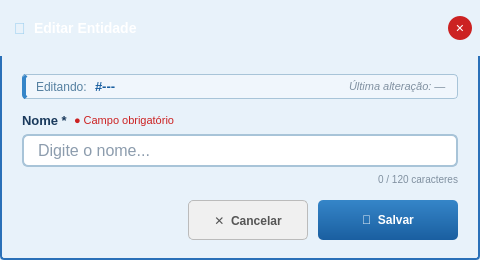
<?xml version="1.0" encoding="UTF-8"?>
<ui version="4.0">
 <class>ModalEntidade</class>
 <widget class="QDialog" name="ModalEntidade">
  <property name="geometry">
   <rect>
    <x>0</x>
    <y>0</y>
    <width>480</width>
    <height>260</height>
   </rect>
  </property>
  <property name="windowTitle">
   <string>Nova Entidade</string>
  </property>
  <property name="styleSheet">
   <string notr="true">QDialog { background-color: #e8f2fa; font-family: Arial; }</string>
  </property>
  <property name="modal">
   <bool>true</bool>
  </property>
  <layout class="QVBoxLayout" name="mainVLayout">
   <property name="spacing">
    <number>0</number>
   </property>
   <property name="leftMargin">
    <number>0</number>
   </property>
   <property name="topMargin">
    <number>0</number>
   </property>
   <property name="rightMargin">
    <number>0</number>
   </property>
   <property name="bottomMargin">
    <number>0</number>
   </property>
   <item>
    <widget class="QFrame" name="frameTitleBar">
     <property name="styleSheet">
      <string notr="true">
       QFrame#frameTitleBar {
        background: qlineargradient(x1:0,y1:0,x2:0,y2:1,
         stop:0 #3d90d8, stop:1 #1a5fa0);
        border-top-left-radius: 4px;
        border-top-right-radius: 4px;
       }
      </string>
     </property>
     <layout class="QHBoxLayout" name="titleHLayout">
      <property name="spacing">
       <number>8</number>
      </property>
      <property name="leftMargin">
       <number>14</number>
      </property>
      <property name="topMargin">
       <number>0</number>
      </property>
      <property name="rightMargin">
       <number>8</number>
      </property>
      <property name="bottomMargin">
       <number>0</number>
      </property>
      <item>
       <widget class="QLabel" name="lblTitleIcon">
        <property name="styleSheet">
         <string notr="true">color:#a0d0f0;font-size:16px;</string>
        </property>
        <property name="text">
         <string>🔗</string>
        </property>
       </widget>
      </item>
      <item>
       <widget class="QLabel" name="lblTitulo">
        <property name="styleSheet">
         <string notr="true">color:white;font-size:14px;font-weight:bold;</string>
        </property>
        <property name="text">
         <string>Editar Entidade</string>
        </property>
       </widget>
      </item>
      <item>
       <spacer name="titleSpacer">
        <property name="orientation">
         <enum>Qt::Horizontal</enum>
        </property>
        <property name="sizeHint" stdset="0">
         <size>
          <width>20</width>
          <height>10</height>
         </size>
        </property>
       </spacer>
      </item>
      <item>
       <widget class="QPushButton" name="btnFechar">
        <property name="minimumSize">
         <size>
          <width>24</width>
          <height>24</height>
         </size>
        </property>
        <property name="maximumSize">
         <size>
          <width>24</width>
          <height>24</height>
         </size>
        </property>
        <property name="styleSheet">
         <string notr="true">
          QPushButton{background-color:#cc2222;border:none;border-radius:12px;color:white;font-size:11px;font-weight:bold;}
          QPushButton:hover{background-color:#e03030;}
          QPushButton:pressed{background-color:#aa1010;}
         </string>
        </property>
        <property name="text">
         <string>✕</string>
        </property>
        <property name="shortcut">
         <string>Esc</string>
        </property>
       </widget>
      </item>
     </layout>
    </widget>
   </item>
   <item>
    <widget class="QFrame" name="frameConteudo">
     <property name="styleSheet">
      <string notr="true">
       QFrame#frameConteudo {
        background-color: #e8f2fa;
        border: 2px solid #2a70b8;
        border-top: none;
        border-bottom-left-radius: 4px;
        border-bottom-right-radius: 4px;
       }
      </string>
     </property>
     <layout class="QVBoxLayout" name="conteudoVLayout">
      <property name="spacing">
       <number>14</number>
      </property>
      <property name="leftMargin">
       <number>20</number>
      </property>
      <property name="topMargin">
       <number>18</number>
      </property>
      <property name="rightMargin">
       <number>20</number>
      </property>
      <property name="bottomMargin">
       <number>18</number>
      </property>
      <item>
       <widget class="QFrame" name="frameBannerEdicao">
        <property name="visible">
         <bool>false</bool>
        </property>
        <property name="styleSheet">
         <string notr="true">
          QFrame#frameBannerEdicao {
           background-color: #f0f6fc;
           border: 1px solid #a8c4d8;
           border-left: 4px solid #3585c8;
           border-radius: 4px;
          }
         </string>
        </property>
        <layout class="QHBoxLayout" name="bannerEdicaoHL">
         <property name="spacing">
          <number>8</number>
         </property>
         <property name="leftMargin">
          <number>10</number>
         </property>
         <property name="topMargin">
          <number>4</number>
         </property>
         <property name="rightMargin">
          <number>10</number>
         </property>
         <property name="bottomMargin">
          <number>4</number>
         </property>
         <item>
          <widget class="QLabel" name="lblBannerLabel">
           <property name="styleSheet">
            <string notr="true">font-size:12px;color:#5580a0;</string>
           </property>
           <property name="text">
            <string>Editando:</string>
           </property>
          </widget>
         </item>
         <item>
          <widget class="QLabel" name="lblBannerValor">
           <property name="styleSheet">
            <string notr="true">font-size:13px;font-weight:bold;color:#1a5fa0;</string>
           </property>
           <property name="text">
            <string>#---</string>
           </property>
          </widget>
         </item>
         <item>
          <spacer name="bannerSpacer">
           <property name="orientation">
            <enum>Qt::Horizontal</enum>
           </property>
           <property name="sizeHint" stdset="0">
            <size>
             <width>10</width>
             <height>10</height>
            </size>
           </property>
          </spacer>
         </item>
         <item>
          <widget class="QLabel" name="lblBannerAlteracao">
           <property name="styleSheet">
            <string notr="true">font-size:11px;color:#8090a0;font-style:italic;</string>
           </property>
           <property name="text">
            <string>Última alteração: —</string>
           </property>
          </widget>
         </item>
        </layout>
       </widget>
      </item>
      <item>
       <layout class="QVBoxLayout" name="nomeVLayout">
        <property name="spacing">
         <number>6</number>
        </property>
        <item>
         <layout class="QHBoxLayout" name="nomeLabelHL">
          <property name="spacing">
           <number>6</number>
          </property>
          <item>
           <widget class="QLabel" name="lblNome">
            <property name="styleSheet">
             <string notr="true">font-size:13px;font-weight:bold;color:#1a3a5c;</string>
            </property>
            <property name="text">
             <string>Nome *</string>
            </property>
           </widget>
          </item>
          <item>
           <widget class="QLabel" name="lblNomeErro">
            <property name="visible">
             <bool>false</bool>
            </property>
            <property name="styleSheet">
             <string notr="true">font-size:11px;color:#cc2222;</string>
            </property>
            <property name="text">
             <string>● Campo obrigatório</string>
            </property>
           </widget>
          </item>
          <item>
           <spacer name="nomeLabelSpacer">
            <property name="orientation">
             <enum>Qt::Horizontal</enum>
            </property>
            <property name="sizeHint" stdset="0">
             <size>
              <width>10</width>
              <height>10</height>
             </size>
            </property>
           </spacer>
          </item>
         </layout>
        </item>
        <item>
         <widget class="QLineEdit" name="lineEditNome">
          <property name="styleSheet">
           <string notr="true">
            QLineEdit {
             background-color: #ffffff;
             border: 2px solid #a8c4d8;
             border-radius: 6px;
             font-size: 16px;
             color: #1a3a5c;
             padding: 4px 12px;
             selection-background-color: #3585c8;
             selection-color: #ffffff;
            }
            QLineEdit:focus {
             border: 2px solid #3585c8;
             background-color: #f8fcff;
            }
            QLineEdit[valid=&quot;false&quot;] {
             border: 2px solid #cc2222;
             background-color: #fff8f8;
            }
           </string>
          </property>
          <property name="maxLength">
           <number>120</number>
          </property>
          <property name="placeholderText">
           <string>Digite o nome...</string>
          </property>
         </widget>
        </item>
        <item>
         <widget class="QLabel" name="lblContadorChars">
          <property name="styleSheet">
           <string notr="true">font-size:10px;color:#8090a0;</string>
          </property>
          <property name="text">
           <string>0 / 120 caracteres</string>
          </property>
          <property name="alignment">
           <set>Qt::AlignRight</set>
          </property>
         </widget>
        </item>
       </layout>
      </item>
      <item>
       <layout class="QHBoxLayout" name="botoesHLayout">
        <property name="spacing">
         <number>10</number>
        </property>
        <item>
         <spacer name="btnSpacer">
          <property name="orientation">
           <enum>Qt::Horizontal</enum>
          </property>
          <property name="sizeHint" stdset="0">
           <size>
            <width>20</width>
            <height>10</height>
           </size>
          </property>
         </spacer>
        </item>
        <item>
         <widget class="QPushButton" name="btnCancelar">
          <property name="minimumSize">
           <size>
            <width>120</width>
            <height>40</height>
           </size>
          </property>
          <property name="styleSheet">
           <string notr="true">
            QPushButton{background-color:#f0f0f0;color:#555555;font-size:12px;font-weight:bold;border:1px solid #bbbbbb;border-radius:5px;padding:5px 14px;}
            QPushButton:hover{background-color:#e0e0e0;}
            QPushButton:pressed{background-color:#cccccc;}
           </string>
          </property>
          <property name="text">
           <string>✕  Cancelar</string>
          </property>
          <property name="shortcut">
           <string>Esc</string>
          </property>
         </widget>
        </item>
        <item>
         <widget class="QPushButton" name="btnSalvar">
          <property name="minimumSize">
           <size>
            <width>140</width>
            <height>40</height>
           </size>
          </property>
          <property name="styleSheet">
           <string notr="true">
            QPushButton{background:qlineargradient(x1:0,y1:0,x2:0,y2:1,stop:0 #3585c8,stop:1 #1a5fa0);color:white;font-size:12px;font-weight:bold;border:none;border-radius:5px;padding:5px 14px;}
            QPushButton:hover{background:#2a74b8;}
            QPushButton:pressed{background:#1a5fa0;}
            QPushButton:disabled{background:#9dbfda;color:#d0e4f4;}
           </string>
          </property>
          <property name="text">
           <string>💾  Salvar</string>
          </property>
          <property name="shortcut">
           <string>Return</string>
          </property>
          <property name="default">
           <bool>true</bool>
          </property>
         </widget>
        </item>
       </layout>
      </item>
     </layout>
    </widget>
   </item>
  </layout>
 </widget>
 <resources/>
 <connections>
  <connection>
   <sender>btnCancelar</sender>
   <signal>clicked()</signal>
   <receiver>ModalEntidade</receiver>
   <slot>reject()</slot>
   <hints>
    <hint type="sourcelabel">
     <x>20</x>
     <y>20</y>
    </hint>
    <hint type="destinationlabel">
     <x>20</x>
     <y>20</y>
    </hint>
   </hints>
  </connection>
  <connection>
   <sender>btnFechar</sender>
   <signal>clicked()</signal>
   <receiver>ModalEntidade</receiver>
   <slot>reject()</slot>
   <hints>
    <hint type="sourcelabel">
     <x>20</x>
     <y>20</y>
    </hint>
    <hint type="destinationlabel">
     <x>20</x>
     <y>20</y>
    </hint>
   </hints>
  </connection>
  <connection>
   <sender>btnSalvar</sender>
   <signal>clicked()</signal>
   <receiver>ModalEntidade</receiver>
   <slot>accept()</slot>
   <hints>
    <hint type="sourcelabel">
     <x>20</x>
     <y>20</y>
    </hint>
    <hint type="destinationlabel">
     <x>20</x>
     <y>20</y>
    </hint>
   </hints>
  </connection>
 </connections>
</ui>
